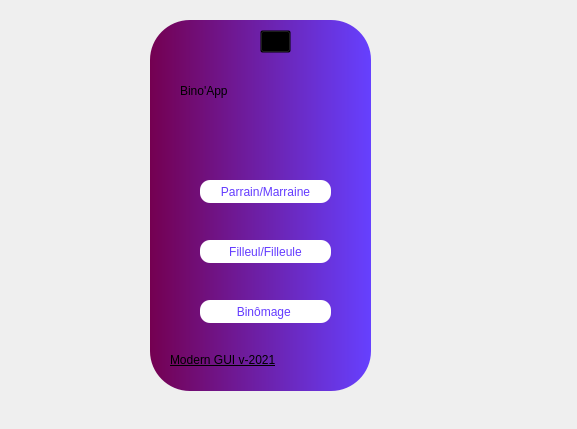
<?xml version="1.0" encoding="UTF-8"?>
<ui version="4.0">
 <class>Dialog</class>
 <widget class="QDialog" name="Dialog">
  <property name="geometry">
   <rect>
    <x>0</x>
    <y>0</y>
    <width>577</width>
    <height>429</height>
   </rect>
  </property>
  <property name="windowTitle">
   <string>Dialog</string>
  </property>
  <widget class="QFrame" name="frame">
   <property name="geometry">
    <rect>
     <x>150</x>
     <y>20</y>
     <width>221</width>
     <height>371</height>
    </rect>
   </property>
   <property name="styleSheet">
    <string notr="true">QWidget#frame{
background-color: qlineargradient(spread:pad, x1:0, y1:0, x2:1, y2:0, stop:0 rgba(116, 0, 81, 255), stop:1 rgba(102, 64, 255, 255));
border-radius:40px;}</string>
   </property>
   <property name="frameShape">
    <enum>QFrame::StyledPanel</enum>
   </property>
   <property name="frameShadow">
    <enum>QFrame::Raised</enum>
   </property>
   <widget class="QPushButton" name="pushButton">
    <property name="geometry">
     <rect>
      <x>50</x>
      <y>160</y>
      <width>131</width>
      <height>23</height>
     </rect>
    </property>
    <property name="styleSheet">
     <string notr="true">QPushButton{
color:qlineargradient(spread:pad, x1:0, y1:0, x2:1, y2:0, stop:0 rgba(106, 0, 91, 255), stop:1 rgba(100, 60, 255, 255));
border-radius: 10px;
background-color:white;
font:10pt &quot;Verdana Pro Semibold&quot;;
}
QPushButton:hover{
border-top-color:#084870;
background:white;
color:#c910c9;
}
QPushButton:active{
border-top-color:#409ad6;
background:white;
}
</string>
    </property>
    <property name="text">
     <string>Parrain/Marraine</string>
    </property>
   </widget>
   <widget class="QPushButton" name="pushButton_2">
    <property name="geometry">
     <rect>
      <x>50</x>
      <y>220</y>
      <width>131</width>
      <height>23</height>
     </rect>
    </property>
    <property name="styleSheet">
     <string notr="true">QPushButton{
color:qlineargradient(spread:pad, x1:0, y1:0, x2:1, y2:0, stop:0 rgba(106, 0, 91, 255), stop:1 rgba(100, 60, 255, 255));
border-radius: 10px;
background-color:white;
font:10pt &quot;Verdana Pro Semibold&quot;;
}
QPushButton:hover{
border-top-color:#084870;
background:white;
color:#c910c9;
}
QPushButton:active{
border-top-color:#409ad6;
background:white;
}
</string>
    </property>
    <property name="text">
     <string>Filleul/Filleule</string>
    </property>
   </widget>
   <widget class="QPushButton" name="pushButton_3">
    <property name="geometry">
     <rect>
      <x>50</x>
      <y>280</y>
      <width>131</width>
      <height>23</height>
     </rect>
    </property>
    <property name="styleSheet">
     <string notr="true">QPushButton{
color:qlineargradient(spread:pad, x1:0, y1:0, x2:1, y2:0, stop:0 rgba(106, 0, 91, 255), stop:1 rgba(100, 60, 255, 255));
border-radius: 10px;
background-color:white;
font:10pt &quot;Verdana Pro Semibold&quot;;
}
QPushButton:hover{
border-top-color:#084870;
background:white;
color:#c910c9;
}
QPushButton:active{
border-top-color:#409ad6;
background:white;
}
</string>
    </property>
    <property name="text">
     <string>Binômage </string>
    </property>
   </widget>
   <widget class="QLabel" name="app_name">
    <property name="geometry">
     <rect>
      <x>30</x>
      <y>50</y>
      <width>161</width>
      <height>41</height>
     </rect>
    </property>
    <property name="styleSheet">
     <string notr="true">font: 30pt &quot;Forte&quot;;</string>
    </property>
    <property name="text">
     <string>Bino'App</string>
    </property>
   </widget>
   <widget class="QLabel" name="label">
    <property name="geometry">
     <rect>
      <x>20</x>
      <y>330</y>
      <width>121</width>
      <height>20</height>
     </rect>
    </property>
    <property name="styleSheet">
     <string notr="true">
font: 8pt &quot;Bradley Hand ITC&quot;;
text-decoration: underline;</string>
    </property>
    <property name="text">
     <string>Modern GUI v-2021</string>
    </property>
   </widget>
   <widget class="QPushButton" name="pushButton_4">
    <property name="geometry">
     <rect>
      <x>110</x>
      <y>10</y>
      <width>31</width>
      <height>23</height>
     </rect>
    </property>
    <property name="styleSheet">
     <string notr="true">background:transparent;</string>
    </property>
    <property name="text">
     <string/>
    </property>
    <property name="icon">
     <iconset resource="photos.qrc">
      <normaloff>:/C:/Users/Aude KOUASSY/Desktop/icones/en_arriere.png</normaloff>:/C:/Users/Aude KOUASSY/Desktop/icones/en_arriere.png</iconset>
    </property>
   </widget>
  </widget>
 </widget>
 <resources>
  <include location="photos.qrc"/>
 </resources>
 <connections/>
</ui>
